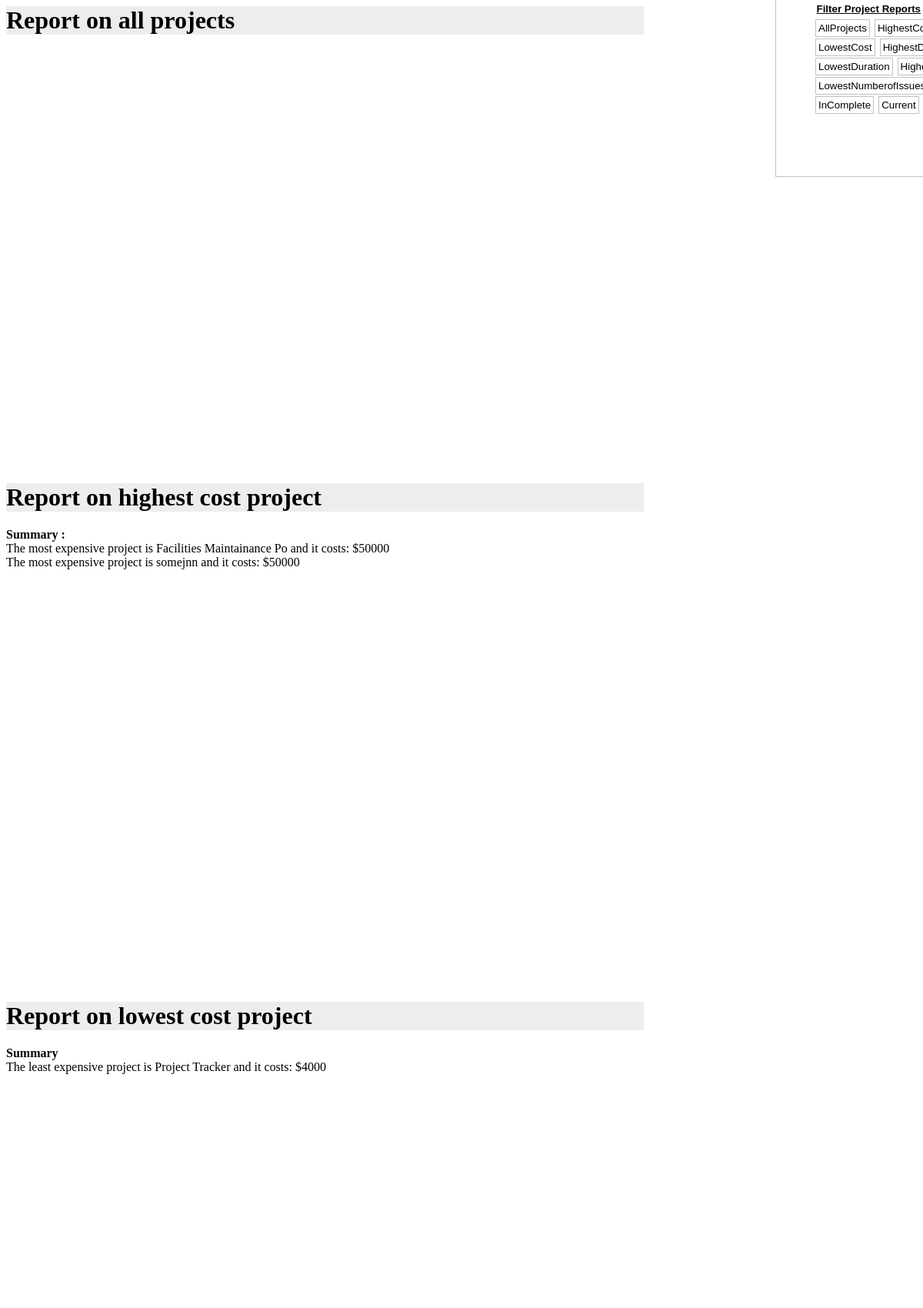
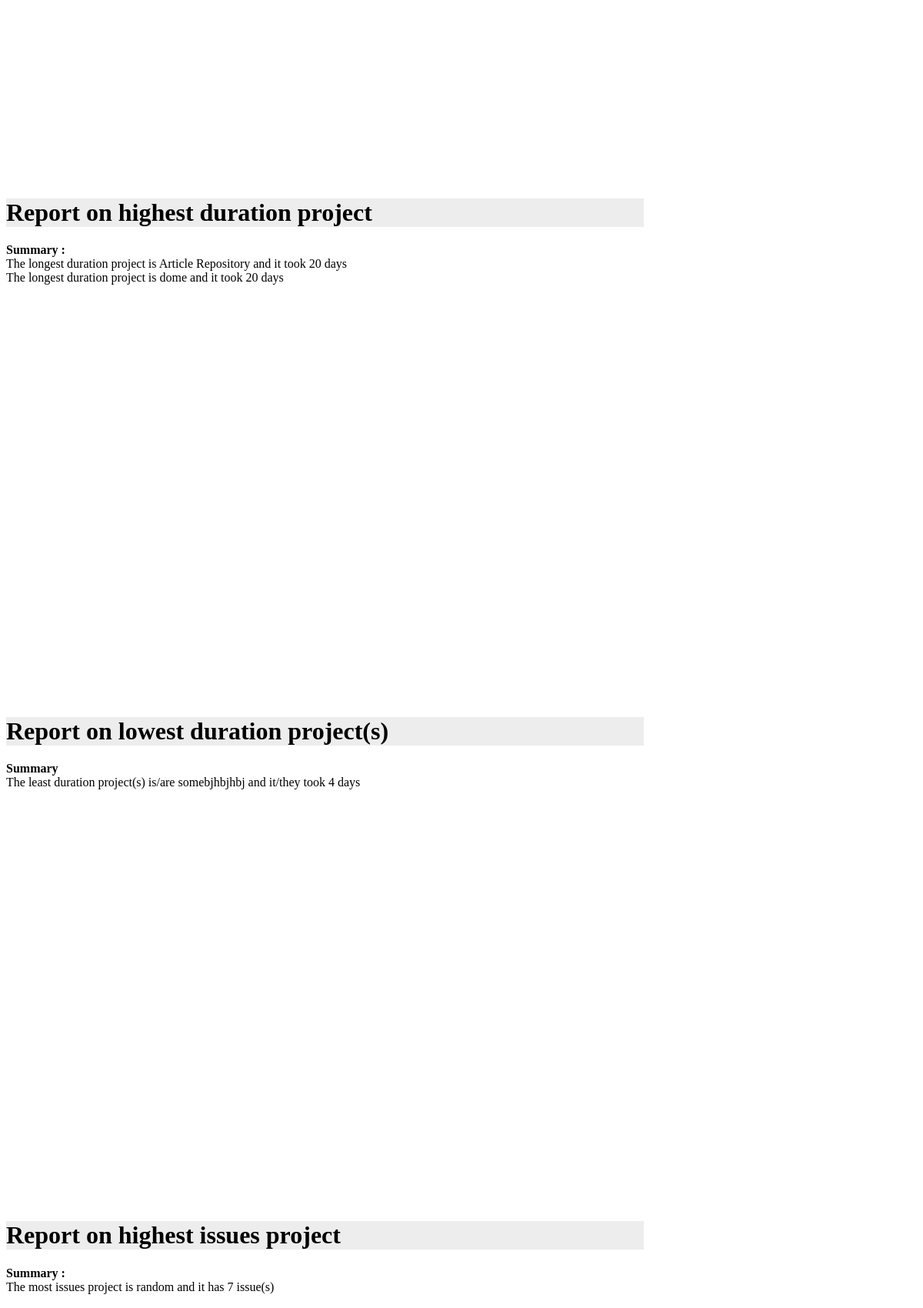
Screenshot of /bargraph2.php (upper part) with the database file from the repository (2 pictures, top to bottom).
### tables this page shows
CREATE TABLE IF NOT EXISTS `users` (
  `user_id` int(10) NOT NULL AUTO_INCREMENT,
  `projectName` varchar(85) NOT NULL,
  `projectType` varchar(25) NOT NULL,
  `cost` int(45) NOT NULL,
  `duration` int(50) NOT NULL,
  `issues` int(50) NOT NULL,
  `completed` varchar(50) NOT NULL,
  `objective` varchar(2000) NOT NULL,
  `description` varchar(2000) NOT NULL,
  PRIMARY KEY (`user_id`)
);

### bargraph2.php (the view, shortened to what this page needs)
<html>
  <head>
  <div id="banner"><button id="filter">Filter Project Reports</button><br>
  <button onclick="home()">AllProjects</button>
  <button onclick="highcost()">HighestCostProject</button> <br>
  <button onclick="lowcost()">LowestCost </button>
   <button onclick="highDuration()">HighestDuration</button><br>
    <button onclick="lowDuration()">LowestDuration</button>
  <button onclick="highIssues()">HighestNumberofIssues</button><br>
  <button onclick="LowestNumberofIssues()">LowestNumberofIssues</button>
   <button onclick="Completed()">Completed</button><br>
   <button onclick="InComplete()">InComplete</button>
    <button onclick="Current()">Current</button>
  </div>
  <h1>Report on all projects</h1>
  </head>
  <body>
    <div id="barchart_material" style="width: 850px; height: 540px; "></div>
	  <?php
	$result = mysql_query("SELECT MAX(cost) FROM users");
	while($row=mysql_fetch_array($result))
	{
	$maxCost= $row['MAX(cost)'];
	}
	$result = mysql_query("SELECT MIN(cost) FROM users");
	while($row=mysql_fetch_array($result))
	{
	$minCost= $row['MIN(cost)'];
	}
	$result = mysql_query("SELECT MAX(duration) FROM users");
	while($row=mysql_fetch_array($result))
	{
	$maxDuration= $row['MAX(duration)'];
	}
	$result = mysql_query("SELECT MIN(duration) FROM users");
	while($row=mysql_fetch_array($result))
	{
	$minDuration= $row['MIN(duration)'];
	}
	$result = mysql_query("SELECT MAX(issues) FROM users");
	while($row=mysql_fetch_array($result))
	{
	$maxIssues= $row['MAX(issues)'];
	}
		  ?>
			 <h1>Report on highest cost project</h1>
			 <?PHP
			$result = mysql_query("SELECT MAX(cost) FROM users ORDER BY projectName ASC");
			while($row=mysql_fetch_array($result))
			{
			$maxCost= $row['MAX(cost)'];
			}
			$result = mysql_query("SELECT projectName FROM users where cost=$maxCost ORDER BY projectName ASC");
			echo "<b>Summary : </b><br>";
			while($row=mysql_fetch_array($result))
			{
			$maxCostName= $row['projectName'];
			echo "The most expensive project is ".$maxCostName." and it costs: $".$maxCost."<br>";
			}
			 ?>
<div id="barchart_material2" style="width: 850px; height: 540px;"></div>
	 <div>
			 <h1>Report on lowest cost project</h1>
			 <?PHP
			$result = mysql_query("SELECT MIN(cost) FROM users ORDER BY projectName ASC");
			while($row=mysql_fetch_array($result))
			{
			$minCost= $row['MIN(cost)'];
			}
			$result = mysql_query("SELECT projectName FROM users where cost=$minCost ORDER BY projectName ASC");
			echo "<b>Summary  </b><br>";
			while($row=mysql_fetch_array($result))
			{
			$minCostName= $row['projectName'];
			echo "The least expensive project is ".$minCostName." and it costs: $".$minCost."<br>";
			}
			 ?>
	 </div>
	 <div id="barchart_material3" style="width: 850px; height: 540px;"></div>
	 <div>
			 <h1>Report on highest duration project</h1>
			 <?PHP
			$result = mysql_query("SELECT MAX(duration) FROM users ORDER BY projectName ASC");
			while($row=mysql_fetch_array($result))
			{
			$maxDuration= $row['MAX(duration)'];
			}
			$result = mysql_query("SELECT projectName FROM users where duration=$maxDuration ORDER BY projectName ASC");
			echo "<b>Summary : </b><br>";
			while($row=mysql_fetch_array($result))
			{
			$maxDurationName= $row['projectName'];
			echo "The longest duration project is ".$maxDurationName." and it took ".$maxDuration." days<br>";
			}
			 ?>
	 </div>
	 <div id="barchart_material4" style="width: 850px; height: 540px;"></div>
	 <div>
			 <h1>Report on lowest duration project(s)</h1>
			 <?PHP
			$result = mysql_query("SELECT MIN(duration) FROM users ORDER BY projectName ASC");
			while($row=mysql_fetch_array($result))
			{
			$minDuration= $row['MIN(duration)'];
			}
			$result = mysql_query("SELECT projectName FROM users where duration=$minDuration ORDER BY projectName ASC");
			echo "<b>Summary  </b><br>";
			while($row=mysql_fetch_array($result))
			{
			$minDurationName= $row['projectName'];
			echo "The least duration project(s) is/are ".$minDurationName." and it/they took ".$minDuration." days<br>";
			}
			 ?>
	 </div>
	 <div id="barchart_material5" style="width: 850px; height: 540px;"></div>
	 <div>
			 <h1>Report on highest issues project</h1>
			 <?PHP
			$result = mysql_query("SELECT MAX(issues) FROM users ORDER BY projectName ASC");
			while($row=mysql_fetch_array($result))
			{
			$maxIssues= $row['MAX(issues)'];
			}
			$result = mysql_query("SELECT projectName FROM users where issues=$maxIssues ORDER BY projectName ASC");
			echo "<b>Summary : </b><br>";
			while($row=mysql_fetch_array($result))
			{
			$maxIssuesName= $row['projectName'];
			echo "The most issues project is ".$maxIssuesName." and it has ".$maxIssues." issue(s)<br>";
			}
			 ?>
	 </div>
	 <div id="barchart_material6" style="width: 850px; height: 540px;"></div>
	 <br><br><br>
  </body>
</html>

### bargraph2.php (style rules this page uses)
body { background:white; }
#banner { position:fixed; margin-top:-30px; color: white; padding:50px; width:100%; margin-left: 1000px; overflow:hidden; border:1px solid silver; }
button { position:relative; margin:1px; padding:3px; border:1px solid silver; background:white; bottom:30px; }
#filter { background:ededed; color:black; border:1px solid white; text-decoration:underline; font-weight:bold; bottom:30px; margin-left:-1.5px; }
h1 { background:#ededed; width:70%; }

### rows the page displays
users: projectName "Facilities Maintainance Po", maxCost "50000"
users: projectName "somejnn", maxCost "50000"
users: projectName "Project Tracker", minCost "4000"
users: projectName "Article Repository", maxDuration "20"
users: projectName "dome", maxDuration "20"
users: projectName "somebjhbjhbj", minDuration "4"
users: projectName "random", maxIssues "7"
